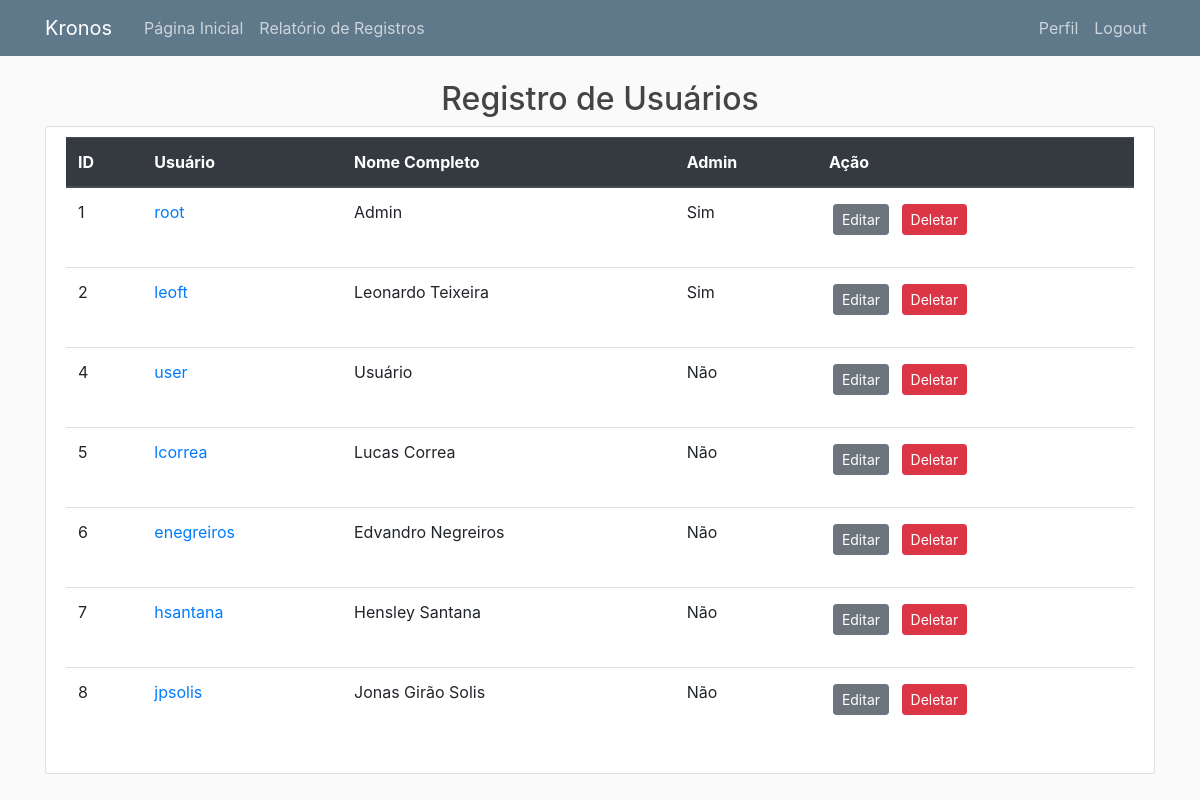
The app's page /usuarios (signed in) with its own data.
### kronos/models.py (models this page shows, shortened)
class Usuario(db.Model, UserMixin):
    __tablename__ = 'usuarios'
    id = db.Column(db.Integer, primary_key=True)
    username = db.Column(db.String(20), nullable=False, unique=True)
    senha = db.Column(db.String(60), nullable=False)
    nome = db.Column(db.String(50), nullable=False)
    admin = db.Column(db.Boolean, default=False, nullable=False)
    registros = db.relationship('RegistroHoras', backref='autor', lazy=True)

### kronos/routes.py (the view)
@app.route('/usuarios')
@login_required
def usuarios():
    usuarios = Usuario.query.all()
    return render_template('usuarios.html', titulo='Usuários Cadastrados', usuarios=usuarios)

### kronos/models.py (called while the page is built)
@login_manager.user_loader
def load_user(usuario_id):
    return Usuario.query.get(int(usuario_id))

### kronos/templates/usuarios.html
{% extends "base.html" %}
{% block content %}
<h2 style="text-align:center">Registro de Usuários</h2>
<div class="content-section">
        <table class="table">
        <thead class="thead-dark">
                <tr>
                <th>ID</th>
                <th>Usuário</th>
                <th>Nome Completo</th>
                <th>Admin</th>
                <th>Ação</th>
                </tr>
        </thead>
        <tbody>
                {% for usuario in usuarios %}
                <tr>
                        <td>{{ usuario.id }}</td>
                        <td><a href="{{ url_for('usuario_registros', usuario_id=usuario.id) }}">{{ usuario.username }}</a></td>
                        <td>{{ usuario.nome }}</td>
                        {% if usuario.admin %}
                                <td>Sim</td>
                        {% else %}
                                <td>Não</td>
                        {% endif %}
                        <td>
                                <p><a class="btn btn-secondary btn-sm m-1" href="{{ url_for('editar_usuario', usuario_id=usuario.id) }}">Editar</a>
                                <a class="btn btn-danger btn-sm m-1" href="{{ url_for('deletar_usuario', usuario_id=usuario.id) }}">Deletar</a></p>
                        </td>
                </tr>
                {% endfor %}
        </tbody>
        </table>
{% endblock content %}

### kronos/static/main.css (style rules this page uses)
body { background: #fafafa; color: #333333; margin-top: 5rem; }
h1, h2, h3, h4, h5, h6 { color: #444444; }
.content-section { background: #ffffff; padding: 10px 20px; border: 1px solid #dddddd; border-radius: 3px; margin-bottom: 20px; }

### records on screen
Usuario: id "1", username "root", nome "Admin", admin "Sim"
Usuario: id "2", username "leoft", nome "Leonardo Teixeira", admin "Sim"
Usuario: id "4", username "user", nome "Usuário", admin "Não"
Usuario: id "5", username "lcorrea", nome "Lucas Correa", admin "Não"
Usuario: id "6", username "enegreiros", nome "Edvandro Negreiros", admin "Não"
Usuario: id "7", username "hsantana", nome "Hensley Santana", admin "Não"
Usuario: id "8", username "jpsolis", nome "Jonas Girão Solis", admin "Não"
